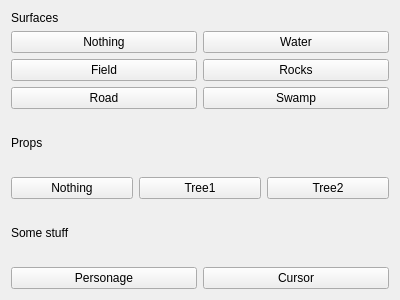
<?xml version="1.0" encoding="UTF-8"?>
<ui version="4.0">
 <class>Widget</class>
 <widget class="QWidget" name="Widget">
  <property name="geometry">
   <rect>
    <x>0</x>
    <y>0</y>
    <width>400</width>
    <height>300</height>
   </rect>
  </property>
  <property name="windowTitle">
   <string>Widget</string>
  </property>
  <layout class="QVBoxLayout" name="verticalLayout_2">
   <item>
    <layout class="QVBoxLayout" name="verticalLayout">
     <item>
      <layout class="QGridLayout" name="surfaceLayout">
       <item row="2" column="0">
        <widget class="QPushButton" name="pushButton">
         <property name="text">
          <string>Nothing</string>
         </property>
        </widget>
       </item>
       <item row="4" column="0">
        <widget class="QPushButton" name="pushButton_2">
         <property name="text">
          <string>Road</string>
         </property>
        </widget>
       </item>
       <item row="3" column="0">
        <widget class="QPushButton" name="pushButton_3">
         <property name="text">
          <string>Field</string>
         </property>
        </widget>
       </item>
       <item row="3" column="1">
        <widget class="QPushButton" name="pushButton_4">
         <property name="text">
          <string>Rocks</string>
         </property>
        </widget>
       </item>
       <item row="2" column="1">
        <widget class="QPushButton" name="pushButton_6">
         <property name="text">
          <string>Water</string>
         </property>
        </widget>
       </item>
       <item row="4" column="1">
        <widget class="QPushButton" name="pushButton_5">
         <property name="text">
          <string>Swamp</string>
         </property>
        </widget>
       </item>
       <item row="0" column="0">
        <widget class="QLabel" name="label">
         <property name="text">
          <string>Surfaces</string>
         </property>
        </widget>
       </item>
      </layout>
     </item>
     <item>
      <layout class="QGridLayout" name="PropLayout">
       <item row="2" column="1">
        <widget class="QPushButton" name="pushButton_7">
         <property name="text">
          <string>Tree1</string>
         </property>
        </widget>
       </item>
       <item row="2" column="0">
        <widget class="QPushButton" name="pushButton_11">
         <property name="text">
          <string>Nothing</string>
         </property>
        </widget>
       </item>
       <item row="2" column="2">
        <widget class="QPushButton" name="pushButton_8">
         <property name="text">
          <string>Tree2</string>
         </property>
        </widget>
       </item>
       <item row="0" column="0">
        <widget class="QLabel" name="label_2">
         <property name="text">
          <string>Props</string>
         </property>
        </widget>
       </item>
      </layout>
     </item>
     <item>
      <layout class="QGridLayout" name="PersLayout">
       <item row="1" column="0">
        <widget class="QPushButton" name="pushButton_9">
         <property name="text">
          <string>Personage</string>
         </property>
        </widget>
       </item>
       <item row="1" column="1">
        <widget class="QPushButton" name="pushButton_10">
         <property name="text">
          <string>Cursor</string>
         </property>
        </widget>
       </item>
       <item row="0" column="0">
        <widget class="QLabel" name="label_3">
         <property name="text">
          <string>Some stuff</string>
         </property>
        </widget>
       </item>
      </layout>
     </item>
    </layout>
   </item>
  </layout>
 </widget>
 <layoutdefault spacing="6" margin="11"/>
 <resources/>
 <connections/>
</ui>
